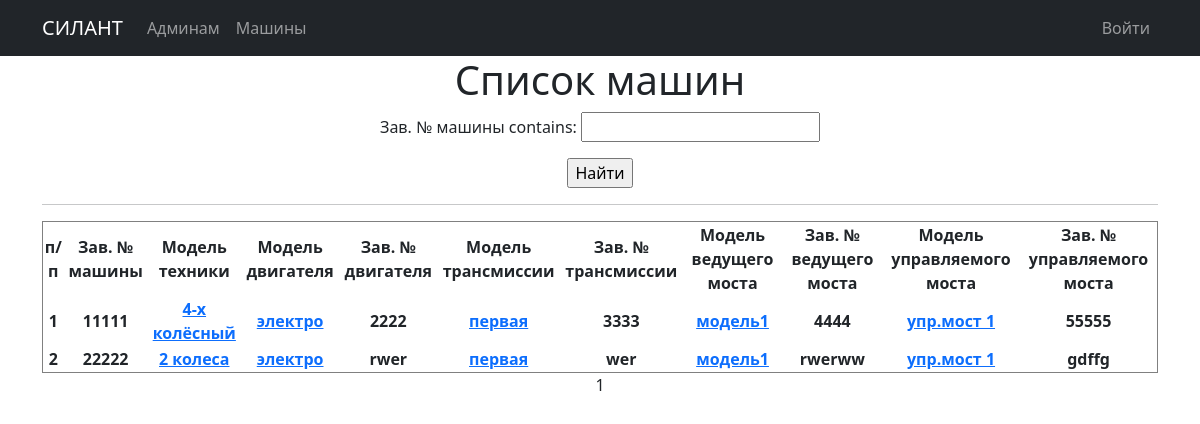
The page /cars/ on the database as committed earlier.
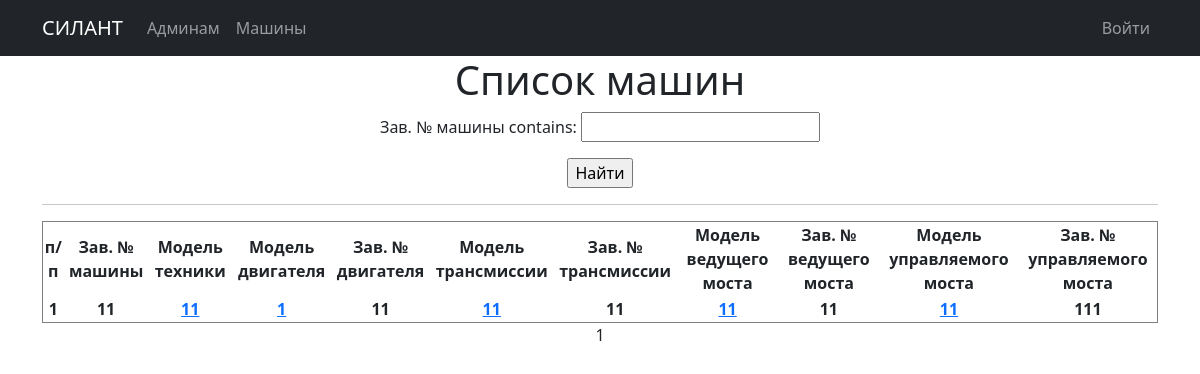
The same page on the database as committed later.
### silant/models.py (models this page shows, shortened)
class Car(models.Model):
    serial_number = models.TextField(max_length=30, unique=True, db_index=True, verbose_name='Зав. № машины')
    technique_model = models.ForeignKey(Technique_model, on_delete=models.CASCADE, db_index=True, verbose_name='Модель техники')
    engine_model = models.ForeignKey(Engine_model, on_delete=models.CASCADE, db_index=True, verbose_name='Модель двигателя')
    engine_number = models.TextField(max_length=30, verbose_name='Зав. № двигателя')
    transmission_model = models.ForeignKey(Transmission_model, on_delete=models.CASCADE, db_index=True, verbose_name='Модель трансмиссии')
    transmission_number = models.TextField(max_length=50, verbose_name='Зав. № трансмиссии')
    drive_axle_model = models.ForeignKey(Drive_axle_model, on_delete=models.CASCADE, db_index=True, verbose_name='Модель ведущего моста')
    drive_axle_number = models.TextField(max_length=50, verbose_name='Зав. № ведущего моста')
    steerable_axle_model = models.ForeignKey(Steerable_axle_model, on_delete=models.CASCADE, db_index=True, verbose_name='Модель управляемого моста')
    steerable_axle_number = models.TextField(max_length=50, verbose_name='Зав. № управляемого моста')
    supply_contract = models.TextField(max_length=50, blank=True, verbose_name='Договор поставки №, дата.')
    shipping_date = models.DateField(db_index=True, verbose_name='Дата отгрузки с завода')
    consignee = models.TextField(max_length=50, blank=True, verbose_name='Грузополучатель (конечный потребитель)')
    delivery_address = models.TextField(max_length=150, blank=True, verbose_name='Адрес поставки (эксплуатации)')
    equipment = models.TextField(max_length=150, blank=True, verbose_name='Комплектация (доп. опции)')
    client = models.ForeignKey(User, on_delete=models.CASCADE, null=True, blank=True, verbose_name='Клиент')
    service_company = models.ForeignKey(Service_company, on_delete=models.CASCADE, blank=True, verbose_name='Сервисная организация')
    class Meta:
        verbose_name = 'Машины'
        verbose_name_plural = 'Машины'
        ordering = ['shipping_date']

class Base_dictionary(models.Model):
    name = models.TextField(unique=True, verbose_name='Название')
    description = models.TextField(blank=True, verbose_name='Описание')
    class Meta:
        abstract = True
    def __str__(self):
        return f'{self.name}'

class Technique_model(Base_dictionary):
    class Meta:
        verbose_name = 'Модель техники'
        verbose_name_plural = 'Модели техники'

class Engine_model(Base_dictionary):
    class Meta:
        verbose_name = 'Модель двигателя'
        verbose_name_plural = 'Модели двигателя'

class Transmission_model(Base_dictionary):
    class Meta:
        verbose_name = 'Модель трансмиссии'
        verbose_name_plural = 'Модели трансмиссии'

class Drive_axle_model(Base_dictionary):
    class Meta:
        verbose_name = 'Модель ведущего моста'
        verbose_name_plural = 'Модели ведущего моста'

class Steerable_axle_model(Base_dictionary):
    class Meta:
        verbose_name = 'Модель управляемого моста'
        verbose_name_plural = 'Модели управляемого моста'

### silant/views.py (the view)
# urls.py: path('', CarList.as_view()),
class CarList(ListView): #Общий список машин
    model = Car
    ordering = 'shipping_date'
    template_name = 'cars.html'
    context_object_name = 'cars'
    paginate_by = 10
    def get_queryset(self):
        queryset = super().get_queryset()
        if self.request.user.is_authenticated:
            self.filterset = CarFilter(self.request.GET, queryset)
        else:
            self.filterset = CarFilterNoAut(self.request.GET, queryset)
        return self.filterset.qs
    def get_context_data(self, **kwargs):
        context = super().get_context_data(**kwargs)
        context['filterset'] = self.filterset
        return context

### templates/Cars.html (shortened to what this page needs)
{% extends 'flatpages/default.html' %}
{% block content %}
    <h1>Список машин</h1>
    <form action="" method="get">
            {{ filterset.form.as_p }}
            <input type="submit" value="Найти" />
        </form>
    <hr>
    {% if cars %}
        <table border="1" style="text-align:center">
           <tr>
                <td><b>п/п</b></td>
                <td><b>Зав. № машины</b></td>
                <td><b>Модель техники</b></td>
                <td><b>Модель двигателя</b></td>
                <td><b>Зав. № двигателя</b></td>
                <td><b>Модель трансмиссии</b></td>
                <td><b>Зав. № трансмиссии</b></td>
                <td><b>Модель ведущего моста</b></td>
                <td><b>Зав. № ведущего моста</b></td>
                <td><b>Модель управляемого моста</b></td>
                <td><b>Зав. № управляемого моста</b></td>
           </tr>
           {% for car in cars %}
           <tr>
                <td><b>{{ car.id }}</b></td>
                <td><b>{{ car.serial_number }}</b></td>
                <td><b><a href="dictionary/techniqueModel/{{car.technique_model.id}}/">{{ car.technique_model }}</a></b></td>
                <td><b><a href="dictionary/engineModel/{{car.engine_model.id}}/">{{ car.engine_model }}</a></b></td>
                <td><b>{{ car.engine_number }}</b></td>
                <td><b><a href="dictionary/transmissionModel/{{car.transmission_model.id}}/">{{ car.transmission_model }}</a></b></td>
                <td><b>{{ car.transmission_number }}</b></td>
                <td><b><a href="dictionary/driveAxleModel/{{car.drive_axle_model.id}}/">{{ car.drive_axle_model }}</a></b></td>
                <td><b>{{ car.drive_axle_number }}</b></td>
                <td><b><a href="dictionary/steerableAxleModel/{{car.steerable_axle_model.id}}/">{{ car.steerable_axle_model }}</a></b></td>
                <td><b>{{ car.steerable_axle_number }}</b></td>
           </tr>
           {% endfor %}
        </table>
    {% else %}
        <h2>машин нет!</h2>
    {% endif %}
    {{ page_obj.number }}
{% endblock content %}

Rows that differ between the two databases and show on the page:
removed Car: id "2", serial_number "22222", technique_model "2 колеса", engine_model "электро", engine_number "rwer", transmission_model "первая", transmission_number "wer", drive_axle_model "модель1", drive_axle_number "rwerww", steerable_axle_model "упр.мост 1", steerable_axle_number "gdffg"
changed Car id 1: serial_number "11111" → "11"; technique_model "4-х колёсный" → "11"; engine_model "электро" → "1"; engine_number "2222" → "11"; transmission_model "первая" → "11"; transmission_number "3333" → "11"; drive_axle_model "модель1" → "11"; drive_axle_number "4444" → "11"; steerable_axle_model "упр.мост 1" → "11"; steerable_axle_number "55555" → "111"
